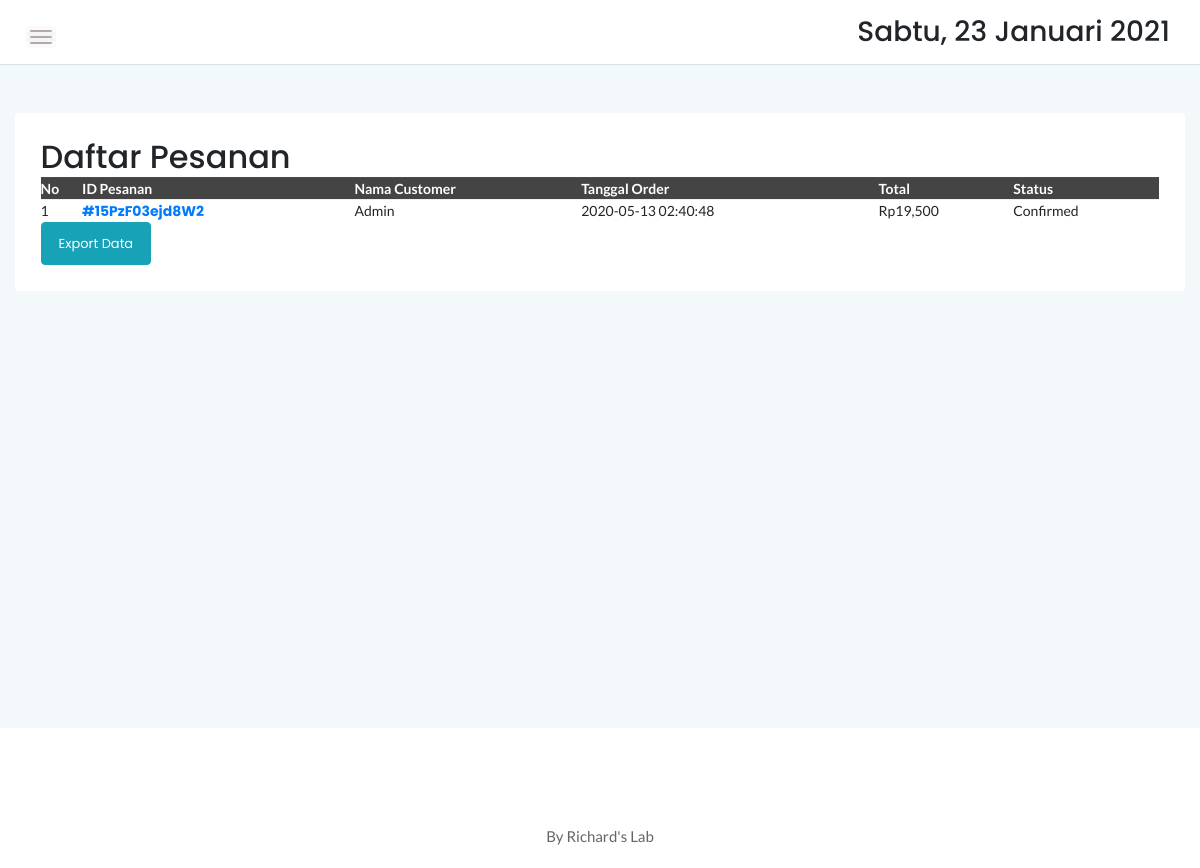
The app's page /admin/manageorder.php with its own data.
### tables this page shows
CREATE TABLE `cart` (
  `idcart` int(11) NOT NULL,
  `orderid` varchar(100) NOT NULL,
  `userid` int(11) NOT NULL,
  `tglorder` timestamp NOT NULL DEFAULT current_timestamp(),
  `status` varchar(10) NOT NULL DEFAULT 'Cart'
);

### admin/manageorder.php (the view, shortened to what this page needs)
<?php
	include '../dbconnect.php';
	?>
<!doctype html>
<html class="no-js" lang="en">
<head>
    <link rel="stylesheet" href="assets/css/bootstrap.min.css">
    <link rel="stylesheet" href="assets/css/font-awesome.min.css">
    <link rel="stylesheet" href="assets/css/themify-icons.css">
    <link rel="stylesheet" href="assets/css/metisMenu.css">
    <link rel="stylesheet" href="assets/css/owl.carousel.min.css">
    <link rel="stylesheet" href="assets/css/slicknav.min.css">
    <link rel="stylesheet" href="https://www.amcharts.com/lib/3/plugins/export/export.css" type="text/css" media="all" />
	<link rel="stylesheet" type="text/css" href="https://cdn.datatables.net/1.10.20/css/jquery.dataTables.min.css">
    <link rel="stylesheet" type="text/css" href="https://cdn.datatables.net/1.10.20/css/jquery.dataTables.css">
    <link rel="stylesheet" type="text/css" href="https://cdn.datatables.net/1.10.20/css/dataTables.bootstrap4.min.css">
    <link rel="stylesheet" type="text/css" href="https://cdn.datatables.net/responsive/2.2.3/css/responsive.bootstrap.min.css">
    <link rel="stylesheet" type="text/css" href="https://cdn.datatables.net/responsive/2.2.3/css/responsive.jqueryui.min.css">
	<link rel="stylesheet" type="text/css" href="https://cdn.datatables.net/buttons/1.5.2/css/buttons.dataTables.min.css">
    <link rel="stylesheet" href="assets/css/typography.css">
    <link rel="stylesheet" href="assets/css/default-css.css">
    <link rel="stylesheet" href="assets/css/styles.css">
    <link rel="stylesheet" href="assets/css/responsive.css">
</head>
<body>
    <div class="page-container">
        <div class="main-content">
            <div class="header-area">
                <div class="row align-items-center">
                    <div class="col-md-6 col-sm-8 clearfix">
                        <div class="nav-btn pull-left">
                            <span></span>
                            <span></span>
                            <span></span>
                        </div>
                    </div>
                    <div class="col-md-6 col-sm-4 clearfix">
                        <ul class="notification-area pull-right">
                            <li><h3><div class="date">
						</b></div></h3>
						</li>
                        </ul>
                    </div>
                </div>
            </div>
            <div class="main-content-inner">
                <div class="row mt-5 mb-5">
                    <div class="col-12">
                        <div class="card">
                            <div class="card-body">
                                <div class="d-sm-flex justify-content-between align-items-center">
									<h2>Daftar Pesanan</h2>
								</div>
                                    <div class="data-tables datatable-dark">
										 <table id="dataTable3" class="display" style="width:100%"><thead class="thead-dark">
											<tr>
												<th>No</th>
												<th>ID Pesanan</th>
												<th>Nama Customer</th>
												<th>Tanggal Order</th>
												<th>Total</th>
												<th>Status</th>
											</tr></thead><tbody>
											<?php
											$brgs=mysqli_query($conn,"SELECT * from cart c, login l where c.userid=l.userid and status!='Cart' and status!='Selesai' order by idcart ASC");
											$no=1;
											while($p=mysqli_fetch_array($brgs)){
											$orderids = $p['orderid'];
												?>
												<tr>
													<td><?php echo $no++ ?></td>
													<td><strong><a href="order.php?orderid=<?php echo $p['orderid'] ?>">#<?php echo $p['orderid'] ?></a></strong></td>
													<td><?php echo $p['namalengkap'] ?></td>
													<td><?php echo $p['tglorder'] ?></td>
													<td>Rp<?php
												$result1 = mysqli_query($conn,"SELECT SUM(d.qty*p.hargaafter) AS count FROM detailorder d, produk p where orderid='$orderids' and p.idproduk=d.idproduk order by d.idproduk ASC");
												$cekrow = mysqli_num_rows($result1);
												$row1 = mysqli_fetch_assoc($result1);
												$count = $row1['count'];
												if($cekrow > 0){
													echo number_format($count);
													} else {
														echo 'No data';
													}?></td>
													<td><?php
													$orders = $p['orderid'];
													$cekkonfirmasipembayaran = mysqli_query($conn,"select * from konfirmasi where orderid='$orders'");
													$cekroww = mysqli_num_rows($cekkonfirmasipembayaran);
													if($cekroww > 0){
														echo 'Confirmed';
													} else {
														if($p['status']!='Pengiriman'){
															echo "Menunggu Konfirmasi";
														} else {
															echo "Pengiriman";
														};
													}
													?></td>
												</tr>
												<?php
											}
											?>
										</tbody>
										</table>
                                    </div>
									<a href="datapesanan.php" target="_blank" class="btn btn-info">Export Data</a>
                                </div>
                            </div>
                        </div>
                    </div>
                </div>
            </div>
        </div>
        <footer>
            <div class="footer-area">
                <p>By Richard's Lab</p>
            </div>
        </footer>
</body>
</html>

### admin/assets/css/styles.css (style rules this page uses)
.page-container { width: 100%; height: 100%; min-height: 100vh; padding-left: 280px; -webkit-transition: padding-left 0.3s ease 0s; transition: padding-left 0.3s ease 0s; }
.card { border: none; border-radius: 4px; background-color: #fff; -webkit-transition: all 0.3s ease 0s; transition: all 0.3s ease 0s; }
.card-body { padding: 25.6px; padding: 1.6rem; }
.main-content { width: 100%; background: #F3F8FB; }
.main-content-inner { padding: 0 30px 50px; }
.header-area { padding: 15px 30px; background: #fff; border-bottom: 1px solid #d8e3e7; }
.nav-btn { margin-right: 30px; margin-top: 10px; cursor: pointer; }
.nav-btn span { display: block; width: 22px; height: 2px; background: #b3aaaa; margin: 4px 0; border-radius: 15px; -webkit-transition: all 0.3s ease 0s; transition: all 0.3s ease 0s; box-shadow: 0 0 0 4px rgba(99, 96, 96, 0.03); }
.notification-area { -webkit-user-select: none; -moz-user-select: none; -ms-user-select: none; user-select: none; position: relative; z-index: 1; }
.notification-area li { display: inline-block; margin-left: 20px; cursor: pointer; -webkit-user-select: none; -moz-user-select: none; -ms-user-select: none; user-select: none; }
.footer-area { text-align: center; padding: 23px 0 19px; background: #fff; }
.footer-area p { color: #676666; margin-bottom: 0; }
.btn { padding: 11px 17px; font-size: 13px; letter-spacing: 0; }
table tr th { border-bottom: none; }
table tr th, table tr td { border-top: 1px solid rgba(120, 130, 140, 0.13) !important; }
.datatable-dark thead { background: #444; color: #fff; }

### admin/assets/css/responsive.css (style rules this page uses)
@media (min-width: 1200px) and (max-width: 1364px) { .main-content-inner { padding: 0 15px 50px; } }
@media (min-width: 1200px) and (max-width: 1364px) { .page-container, .sbar_collapsed.page-container { padding-left: 0; } }

### records on screen
cart: orderid "15PzF03ejd8W2", userid.namalengkap "Admin", tglorder "2020-05-13 02:40:48", count "19,500"
